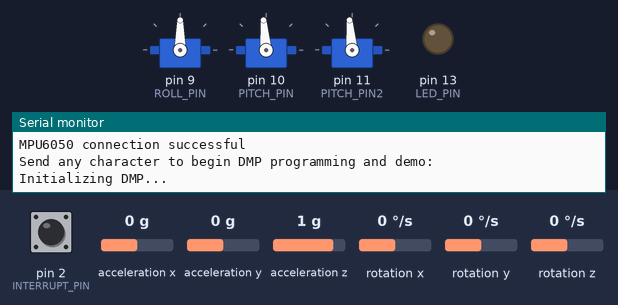
This sketch was run on a simulated Arduino Uno, built with avr-gcc and run on an emulated ATmega328P. Shown: 3 × servo, output pins drawn as LEDs (lit = HIGH), the last lines printed to the serial monitor. Dashed ring = blinking. The inputs (shaded band) are chosen by the test bench; at power-on: acceleration x 0 g, acceleration y 0 g, acceleration z 1 g, pin 2 (INTERRUPT_PIN) LOW, rotation x 0 °/s, rotation y 0 °/s, rotation z 0 °/s. The sensor or clock chip raises its interrupt line as the real part does.

Above: at 0.1 s.
At 1.7 s:
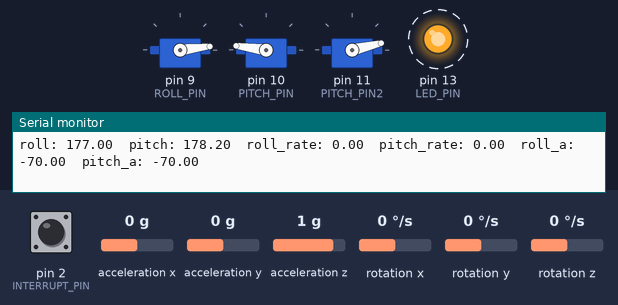
1.8 s: acceleration x set to -1.4 g
At 3.9 s:
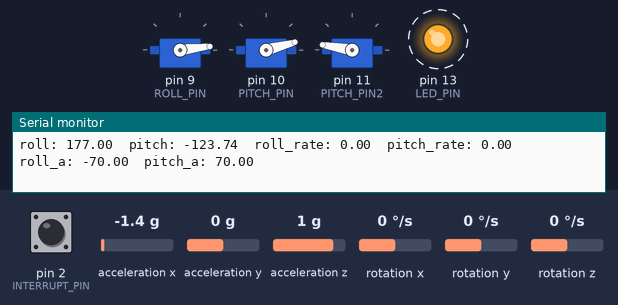
4.8 s: acceleration y set to -1.4 g
7.8 s: acceleration z set to -1.4 g
Timing chart, 0 to 16.8 s (numbered marks = the images above; inputs shaded):
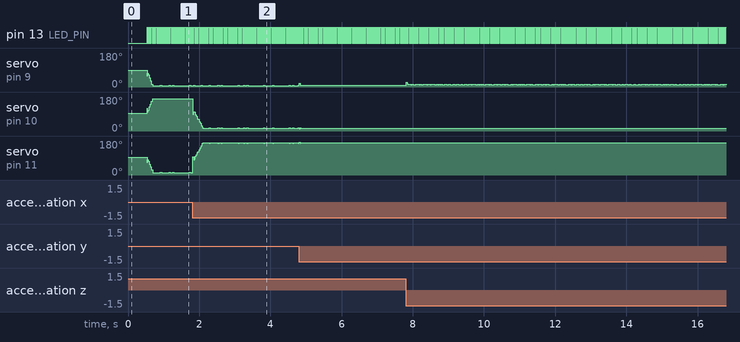

The sketch:

arduino_stab.ino
```cpp
#include "I2Cdev.h"

#include "MPU6050_6Axis_MotionApps20.h"

#include <Servo.h>
#include "pid.h"
#include "params.h"


float zeroAngle(float angle, float zero) {
  if (fabs(angle - zero)  <= 180) {
    return angle - zero;
  }
  else {
    return 360 - fabs(angle - zero);
  }
}


#define RAD_TO_DEG 57.295779513

float roll_a = 0;
float pitch_a = 0;

unsigned long prev_t = 0;
unsigned long d_t = 0;

Servo roll_servo;
Servo pitch_servo;
Servo pitch_servo2;

PID roll_pid;
PID pitch_pid;

PID roll_pid_rate;
PID pitch_pid_rate;


#if I2CDEV_IMPLEMENTATION == I2CDEV_ARDUINO_WIRE
#include "Wire.h"
#endif

MPU6050 mpu;
//MPU6050 mpu(0x69); // <-- use for AD0 high

#define INTERRUPT_PIN 2  // use pin 2 on Arduino Uno & most boards
#define LED_PIN 13 // (Arduino is 13, Teensy is 11, Teensy++ is 6)
bool blinkState = false;

// MPU control/status vars
bool dmpReady = false;
uint8_t mpuIntStatus;
uint8_t devStatus;
uint16_t packetSize;
uint16_t fifoCount;
uint8_t fifoBuffer[64];

Quaternion q;
VectorInt16 aa;
VectorInt16 aaReal;
VectorInt16 aaWorld;
VectorFloat gravity;
float euler[3];
float ypr[3];

volatile bool mpuInterrupt = false;     // indicates whether MPU interrupt pin has gone high
void dmpDataReady() {
  mpuInterrupt = true;
}

float roll_mef_a[8] = { -1983233334, -1983233334, -1983233334, -1983233334,
//-1983233334, -1983233334, -1983233334, -1983233334,
-1983233334, -1983233334, -1983233334, -1983233334};
float pitch_mef_a[8] = { -1983233334, -1983233334, -1983233334, -1983233334,
//-1983233334, -1983233334, -1983233334, -1983233334,
-1983233334, -1983233334, -1983233334, -1983233334};
int ssss = 8;

float med_r_f(float value)
{
  for (int i = ssss - 1; i > 0; i--)
  {
    roll_mef_a[i] = roll_mef_a[i - 1];
  }
  roll_mef_a[0] = value;
  float cl = 0;
  int proc_d = 0;
  for (int i = 0; i < ssss; i++)
  {
    if (roll_mef_a[i] == -1983233334)
    {
      continue;
    }
    else
    {
      proc_d++;
      cl += roll_mef_a[i];
      //      float pv = 0;
      //      pv = arr[i];
      //      arr[i] = arr[i+1];
    }
  }
  if (proc_d == 0)
  {
    return value;
  }
  else
  {
    cl /= proc_d;
    return cl;
  }
}

float med_p_f(float value)
{
  for (int i = ssss - 1; i > 0; i--)
  {
    pitch_mef_a[i] = pitch_mef_a[i - 1];
  }
  pitch_mef_a[0] = value;
  float cl = 0;
  int proc_d = 0;
  for (int i = 0; i < ssss; i++)
  {
    if (pitch_mef_a[i] == -1983233334)
    {
      continue;
    }
    else
    {
      proc_d++;
      cl += pitch_mef_a[i];
      //      float pv = 0;
      //      pv = arr[i];
      //      arr[i] = arr[i+1];
    }
  }
  if (proc_d == 0)
  {
    return value;
  }
  else
  {
    cl /= proc_d;
    return cl;
  }
}

void setup() {
#if I2CDEV_IMPLEMENTATION == I2CDEV_ARDUINO_WIRE
  Wire.begin();
  Wire.setClock(400000); // 400kHz I2C clock. Comment this line if having compilation difficulties
#elif I2CDEV_IMPLEMENTATION == I2CDEV_BUILTIN_FASTWIRE
  Fastwire::setup(400, true);
#endif


  Serial.begin(115200);
  roll_servo.attach(ROLL_PIN);
  pitch_servo.attach(PITCH_PIN);
  pitch_servo2.attach(PITCH_PIN2);

  roll_servo.write(ROLL_S);
  pitch_servo.write(PITCH_S);
  pitch_servo2.write(PITCH_S2);

  // initialize device
  Serial.println(F("Initializing I2C devices..."));
  mpu.initialize();
  pinMode(INTERRUPT_PIN, INPUT);

  Serial.println(F("Testing device connections..."));
  Serial.println(mpu.testConnection() ? F("MPU6050 connection successful") : F("MPU6050 connection failed"));

  // wait for ready
  Serial.println(F("\nSend any character to begin DMP programming and demo: "));


  Serial.println(F("Initializing DMP..."));
  devStatus = mpu.dmpInitialize();

  mpu.setXGyroOffset(-5);
  mpu.setYGyroOffset(0);
  mpu.setZGyroOffset(0);
  mpu.setZAccelOffset(1688); // 1688 factory default for my test chip

  // make sure it worked (returns 0 if so)
  if (devStatus == 0) {
    // turn on the DMP, now that it's ready
    Serial.println(F("Enabling DMP..."));
    mpu.setDMPEnabled(true);

    Serial.print(F("Enabling interrupt detection (Arduino external interrupt "));
    Serial.print(digitalPinToInterrupt(INTERRUPT_PIN));
    Serial.println(F(")..."));
    attachInterrupt(digitalPinToInterrupt(INTERRUPT_PIN), dmpDataReady, RISING);
    mpuIntStatus = mpu.getIntStatus();

    Serial.println(F("DMP ready! Waiting for first interrupt..."));
    dmpReady = true;

    // get expected DMP packet size for later comparison
    packetSize = mpu.dmpGetFIFOPacketSize();
  } else {
    Serial.print(F("DMP Initialization failed (code "));
    Serial.print(devStatus);
    Serial.println(F(")"));
  }
  roll_pid.kP = ROLL_P;
  roll_pid.kI = ROLL_I;
  roll_pid.kD = ROLL_D;

  pitch_pid.kP = PITCH_P;
  pitch_pid.kI = PITCH_I;
  pitch_pid.kD = PITCH_D;

  roll_pid_rate.kP = ROLL_P_RATE;
  roll_pid_rate.kI = ROLL_I_RATE;
  roll_pid_rate.kD = ROLL_D_RATE;

  pitch_pid_rate.kP = PITCH_P_RATE;
  pitch_pid_rate.kI = PITCH_I_RATE;
  pitch_pid_rate.kD = PITCH_D_RATE;


  // configure LED for output
  pinMode(LED_PIN, OUTPUT);
  prev_t = millis();
}

float roll_ra = 0;
float pitch_ra = 0;

float roll_prev = 0;
float pitch_prev = 0;
//float roll_a_prev = 0;
//float pitch_prev = 0;
//unsigned long iter = 0;
float roll_s_prev = 0;
float pitch_s_prev = 0;
//float roll_a_prev = 0;
//float pitch_a_prev = 0;
bool start = false;

void loop() {

  if (!dmpReady) return;

  while (!mpuInterrupt && fifoCount < packetSize) {
    if (mpuInterrupt && fifoCount < packetSize) {
      // try to get out of the infinite loop
      fifoCount = mpu.getFIFOCount();
    }

  }

  mpuInterrupt = false;
  mpuIntStatus = mpu.getIntStatus();

  fifoCount = mpu.getFIFOCount();

  if ((mpuIntStatus & _BV(MPU6050_INTERRUPT_FIFO_OFLOW_BIT)) || fifoCount >= 1024) {
    // reset so we can continue cleanly
    mpu.resetFIFO();
    fifoCount = mpu.getFIFOCount();
    Serial.println(F("FIFO overflow!"));

  } else if (mpuIntStatus & _BV(MPU6050_INTERRUPT_DMP_INT_BIT)) {
    while (fifoCount < packetSize) fifoCount = mpu.getFIFOCount();
    //    iter += 1;
    mpu.getFIFOBytes(fifoBuffer, packetSize);

    fifoCount -= packetSize;

    mpu.dmpGetQuaternion(&q, fifoBuffer);
    mpu.dmpGetGravity(&gravity, &q);
    mpu.dmpGetYawPitchRoll(ypr, &q, &gravity);

    if (((millis() - prev_t) > 3000) && !start) {
      start = true;

    }
    else {
      float roll = ypr[2] * RAD_TO_DEG;
      float pitch = ypr[1] * RAD_TO_DEG;
      roll = zeroAngle(roll, ROLL_ZERO);
      pitch = -zeroAngle(pitch, PITCH_ZERO);

      roll = zeroAngle(roll, ROLL_ZERO2);
      pitch = zeroAngle(pitch, PITCH_ZERO2);

      roll = med_r_f(roll)*ROLL_MED_F_C+roll*(1-ROLL_MED_F_C);
      pitch = med_p_f(pitch)*PITCH_MED_F_C+pitch*(1-PITCH_MED_F_C);

      unsigned long now = millis();
      d_t = now - prev_t;

      roll_ra = (roll - roll_prev) / ((float)d_t / 1000.0);
      pitch_ra = (pitch - pitch_prev) / ((float)d_t / 1000.0);

      roll_prev = roll;
      pitch_prev = pitch;

      //    float roll_s = roll_pid.calc(roll, 0);
      //    float pitch_s = pitch_pid.calc(pitch, 0);
      //    roll_a = roll_s;
      //    pitch_a = pitch_s;
      //    roll_a =
      //    float roll_r = roll + (roll_a - ROLL_S);
      //    float pitch_r = pitch + (pitch_a - PITCH_S);

      //    float roll_s = roll_pid.calc(roll_r, 0);
      //    float pitch_s = pitch_pid.calc(pitch_r, 0);

      //    roll_servo.write(roll_s + ROLL_S);
      //    pitch_servo.write(pitch_s + PITCH_S);

      //      float roll_s = roll_pid.calc(roll_ra, 0);
      //      float pitch_s = pitch_pid.calc(pitch_ra, 0);
      //      roll_a += roll_s;
      //      pitch_a += pitch_s;

      float roll_s = roll_pid.calc(roll, 0);
      float pitch_s = pitch_pid.calc(pitch, 0);

      float roll_s_ra = roll_pid_rate.calc(roll_ra, 0);
      float pitch_s_ra = pitch_pid_rate.calc(pitch_ra, 0);


      if (abs(roll_s_prev - roll_s) > ROLL_STATE_TH){
        roll_s /= d_t;

        roll_a += roll_s;
      }
      if (abs(pitch_s_prev - pitch_s) > PITCH_STATE_TH){
        pitch_s /= d_t;

        pitch_a += pitch_s;
      }

//      pitch_a += pitch_s;

      roll_a += roll_s_ra;
      pitch_a += pitch_s_ra;

      roll_s_prev = roll_s;
      pitch_s_prev = pitch_s;


//      roll_servo.writeMicroseconds(map(ROLL_S + roll_a, 0, 180, 500, 2400));
      roll_servo.writeMicroseconds(map(ROLL_S + roll_a, 0, 180, 500, 2400));
      pitch_servo.writeMicroseconds(map(PITCH_S - pitch_a, 0, 180, 500, 2400));
      pitch_servo2.writeMicroseconds(map(PITCH_S2 + pitch_a, 0, 180, 500, 2400));


      //    roll_servo.write(RqOLL_S + roll_a);
      //    pitch_servo.write(PITCH_S-pitch_a);
      //    pitch_servo2.write(PITCH_S2+pitch_a);

      //    Serial.print("ypr\t");
      //    Serial.print(ypr[0] * 180 / M_PI);
      //    Serial.print("\t");
      //    Serial.print(ypr[1] * 180 / M_PI);
      //    Serial.print("\t");
      //    Serial.println(ypr[2] * 180 / M_PI);

      //    roll_servo.write(ROLL_S + roll_a);
      //    pitch_servo.write(PITCH_S - pitch_a);
      //    pitch_servo2.write(PITCH_S2 + pitch_a);
      //    microValue = map(angleDegrees, 0,180,1000,2000);

      float p = 70;
      if (roll_a > p) {
        roll_a = p;
      }
      if (pitch_a > p) {
        pitch_a = p;
      }
      if (roll_a < -p) {
        roll_a = -p;
      }
      if (pitch_a < -p) {
        pitch_a = -p;
      }
      String debug_str = "";
      debug_str += String("roll: ") + String(roll) + String("\tpitch: ") + String(pitch);
      debug_str += String("\troll_rate: ") + String(roll_ra) + String("\tpitch_rate: ") + String(pitch_ra);
      debug_str += String("\troll_a: ") + String(roll_a) + String("\tpitch_a: ") + String(pitch_a);
      Serial.println(debug_str);


      blinkState = !blinkState;
      digitalWrite(LED_PIN, blinkState);
            delay(1);
      prev_t = now;

    }
  }
}
```

params.h
```cpp
//Setting

#define ROLL_PIN 9
#define PITCH_PIN 10
#define PITCH_PIN2 11

#define ROLL_ZERO 180
#define PITCH_ZERO 180

#define ROLL_ZERO2 3
#define PITCH_ZERO2 -1.8


#define ROLL_S 90
#define PITCH_S 95
#define PITCH_S2 95

//#define ROLL_P 0.65
//#define ROLL_I 0.0001
//#define ROLL_D 6
//#define PITCH_P 0.65
//#define PITCH_I 0.0001
//#define PITCH_D 6

//#define ROLL_P 0.75
//#define ROLL_I 0.0000
//#define ROLL_D 25
//#define PITCH_P 0.65
//#define PITCH_I 0.0000
//#define PITCH_D 25

#define ROLL_P 0.73
#define ROLL_I 0.00
#define ROLL_D 26
#define PITCH_P 0.66
#define PITCH_I 0.00
#define PITCH_D 26

#define ROLL_P_RATE  0.0015
#define ROLL_I_RATE  0
#define ROLL_D_RATE  0.03
#define PITCH_P_RATE  0.0015
#define PITCH_I_RATE  0
#define PITCH_D_RATE  0.03

//#define ROLL_MED_F_C  0.3
//#define PITCH_MED_F_C  0.3
//
//#define ROLL_STATE_TH  0.5
//#define PITCH_STATE_TH  0.5

#define ROLL_MED_F_C  0.5
#define PITCH_MED_F_C  0.3

#define ROLL_STATE_TH  0.6
#define PITCH_STATE_TH  0.5
```

pid.h
```cpp
#ifndef PID_h
#define PID_h
#include <Arduino.h>

class PID
{
public:
    PID();
    float calc(float value, float set_point);
    float calc(float error);
    void init();
    float kP;
    float kI;
    float kD;

private:
    bool first_i = true;
    float prev_error = 0;
    unsigned long prev_time = 0;
    float _calc(float error);
    float integral = 0;
};
#endif
```

Measured:
- by itself, pin 13 (LED_PIN): alternates HIGH for 0.02 s and LOW for 0.02 s
